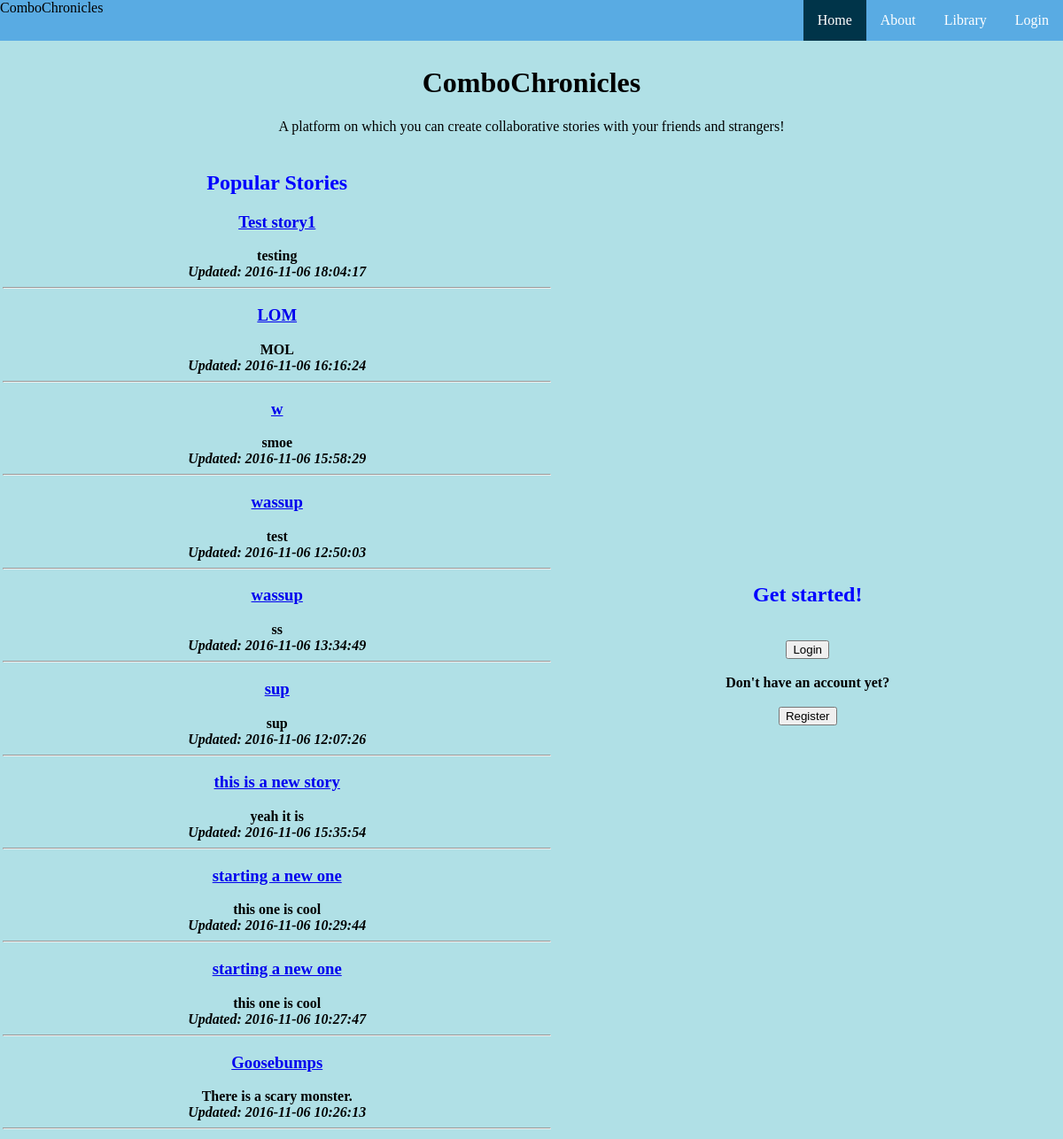
The page / on the database its author committed.
### tables this page shows
CREATE TABLE stories (storyid INTEGER PRIMARY KEY, title TEXT NOT NULL);

CREATE TABLE entries (storyid INTEGER, content TEXT NOT NULL, entryID INTEGER PRIMARY KEY autoincrement, contributor TEXT NOT NULL, timestamp TEXT NOT NULL);

### app.py (the view)
@app.route("/", methods = ['POST','GET'])
def new():
	return render_template('home.html', title = "ComboChronicles", titles_stories = zip(functions.menuStories(10)[0], functions.menuStories(10)[1], functions.menuStories(10)[2], functions.menuStories(10)[3]))

### functions.py (called while the page is built)
def returnLatest(numStories):
	db = sql.connect(STORIES)
	c = db.cursor()
	data = c.execute("SELECT DISTINCT storyid FROM entries ORDER BY timestamp DESC LIMIT ?" , (numStories,))
	stories = []
	for item in data:
		stories.append(item[0])
	return stories

def menuStories(numStories):
	db = sql.connect(STORIES)
	c = db.cursor()
	latestStories = returnLatest(numStories)
	latestEntries = []
	latestTitles = []
	latestTimes = []
	for story in latestStories:
		data = c.execute("SELECT * FROM entries WHERE entries.storyid == ? ORDER BY entryID DESC" , (story,))
		entry = data.fetchone()
		if entry:
			latestEntries.append(entry[1]) #Entry[1] = content
			latestTimes.append(entry[4])
		data = c.execute("SELECT * FROM stories WHERE stories.storyid == ?" , (story,))
		entry = data.fetchone()
		if entry:
			latestTitles.append(entry[1]) #Entry[1] = title
	return (latestTitles, latestStories, latestEntries,latestTimes,)

### templates/home.html (shortened to what this page needs)
{% extends "index.html" %}
{% block homeact %}class="active"{% endblock %}
{% block content %}
	<center><h1>ComboChronicles</h1></center>
	{% if 'username' not in session %}
		<center>
		A platform on which you can create collaborative stories with your friends and strangers!
		</center>
		<table style="width:100%", id="frontcols">
		<tr>
			<th>
			<center>
			<div class = "feed_wrapper">
			<h2>Popular Stories</h2>
			{% for title,id,content,time in titles_stories %}
			<a href = "{{url_for ('login')}}"><h3>{{title}}</h3></a>
			{{content}}
			<br>
			<i>Updated: {{time}}</i>
			<hr>
			{% endfor %}
			</div>
			</center>
			</th>
			<th>
				<div class = "start_wrapper">
				<h2>Get started!</h2>
				<br>
				<form action="/login/" method="POST">
				  <input type = "submit" name = "log" value = "Login">
				  <br>
				  <br>
				  Don't have an account yet?
				  <br>
				  <br>
				  <input type = "submit" name = "reg" value = "Register">
				  <br>
				</form>
				</div>
			</th>
		</tr>
		<br>
	{% endif %}
{% endblock %}

### templates/index.html (shortened to what this page needs)
<!DOCTYPE html>
<html>
	<head>
		<link type="text/css" rel="stylesheet" href="{{ url_for('static', filename='stylesheets/index.css') }}" />
	</head>
	<body>
		<ul>
			{% if 'username' not in session %}
			<li><a {% block loginact %}{% endblock %} href="/login">Login</a></li>
			{% endif %}
			<li><a {% block libact %}{% endblock %} href="/library">Library</a></li>
			{% if 'username' not in session %}
			<li><a {% block abact %}{% endblock %} href="/about">About</a></li>
			{% endif %}
			<li><a {% block homeact %}{% endblock %} href="/">Home</a></li>
			<li style="float:left">ComboChronicles</li>
		</ul>
		<br>
		<br>
		<br>
		{% block content %}
		{% endblock %}
	</body>
</html>

### static/stylesheets/index.css (style rules this page uses)
body { margin:0; background-color: powderblue; }
ul { list-style-type: none; margin: 0; padding: 0; overflow: hidden; background-color: #59ABE3; position: fixed; top: 0; width: 100%; }
h2 { color: blue; }
li { float: right; }
li a { display: block; color: white; text-align: center; padding: 14px 16px; text-decoration: none; }
.active { background-color: #003449; }

### rows shown on the page
stories: titles_stories "Test story1"
entries: titles_stories "testing", titles_stories "2016-11-06 18:04:17"
stories: titles_stories "LOM"
entries: titles_stories "MOL", titles_stories "2016-11-06 16:16:24"
entries: titles_stories "smoe", titles_stories "2016-11-06 15:58:29"
stories: titles_stories "wassup"
entries: titles_stories "test", titles_stories "2016-11-06 12:50:03"
stories: titles_stories "wassup"
entries: titles_stories "ss", titles_stories "2016-11-06 13:34:49"
stories: titles_stories "sup"
entries: titles_stories "sup", titles_stories "2016-11-06 12:07:26"
stories: titles_stories "this is a new story"
entries: titles_stories "yeah it is", titles_stories "2016-11-06 15:35:54"
stories: titles_stories "starting a new one"
entries: titles_stories "this one is cool", titles_stories "2016-11-06 10:29:44"
stories: titles_stories "starting a new one"
entries: titles_stories "this one is cool", titles_stories "2016-11-06 10:27:47"
stories: titles_stories "Goosebumps"
entries: titles_stories "There is a scary monster.", titles_stories "2016-11-06 10:26:13"

### other values the page prints
{{ title }} "w"
